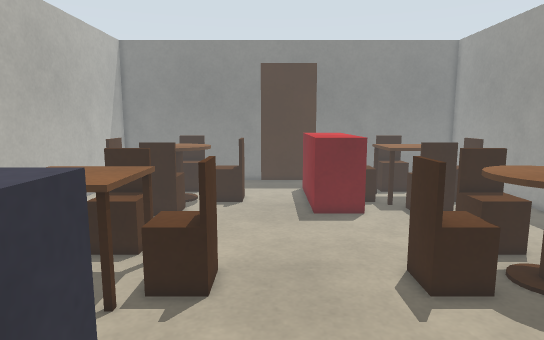
[1] (above)

23 first-person views from a walk through a robot-simulator world made for Gazebo. The camera is 1.1 m above the floor, tilts 8° down and sees 75° across. The floor is counted in squares, 0.2 m on a side. Each view is taken from the middle of a square. On the plan, view 1 faces up. The plan holds only what a view shows up to about 20 squares ahead; the rest is blank. The place goes on beyond the plan.

[2]
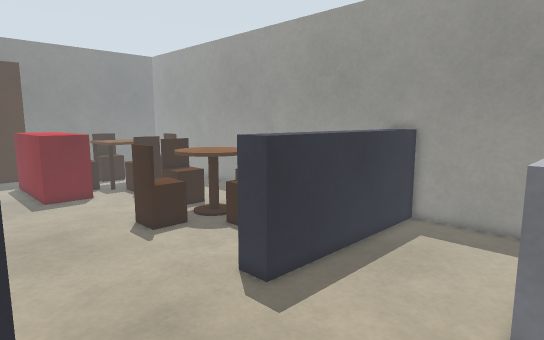

[3]
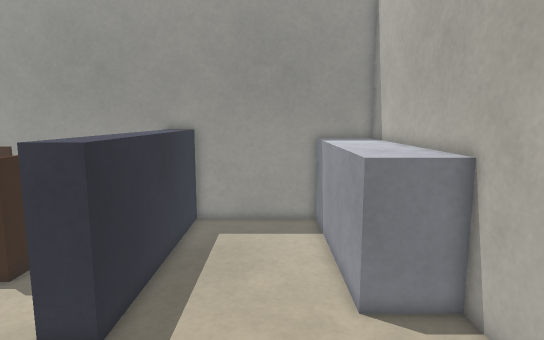

[4]
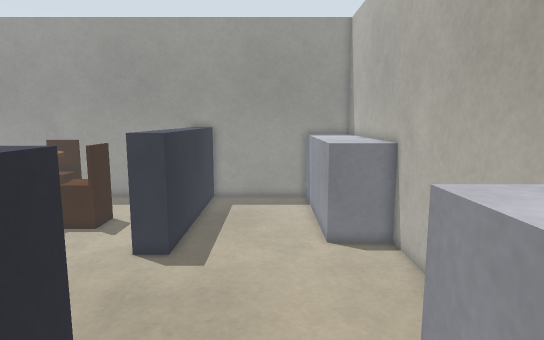

[5]
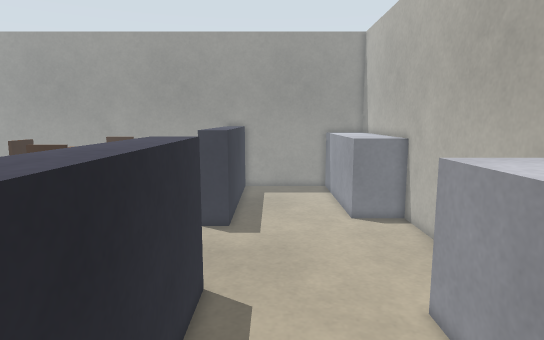

[6]
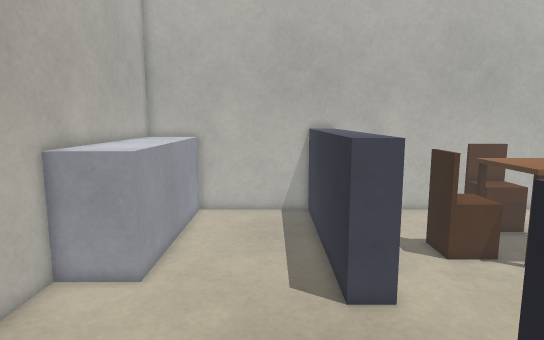

[7]
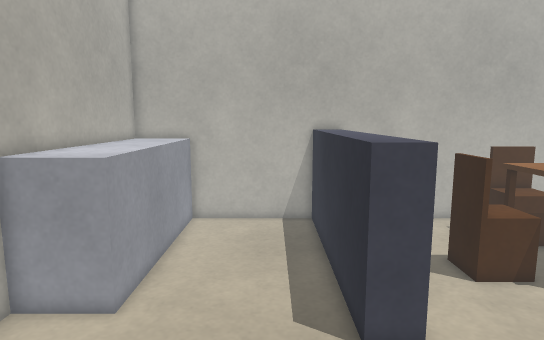

[8]
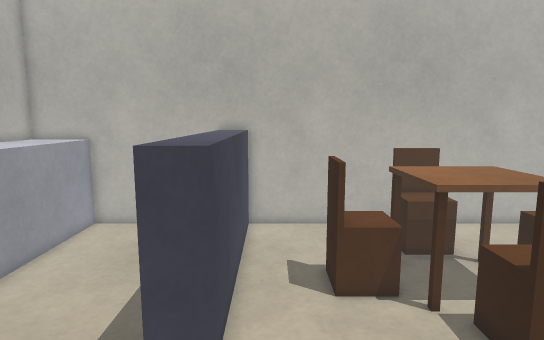

[9]
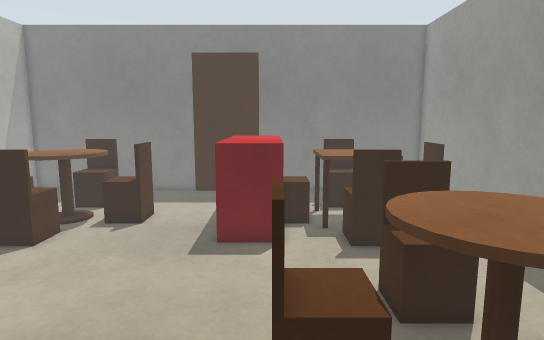

[10]
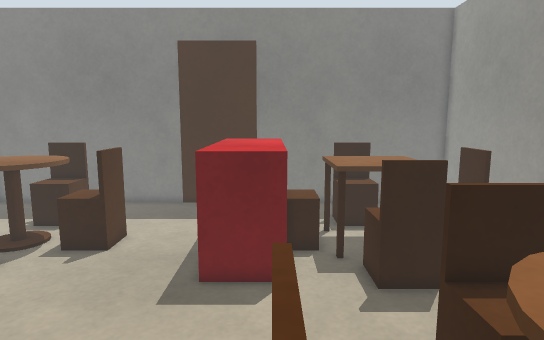

[11]
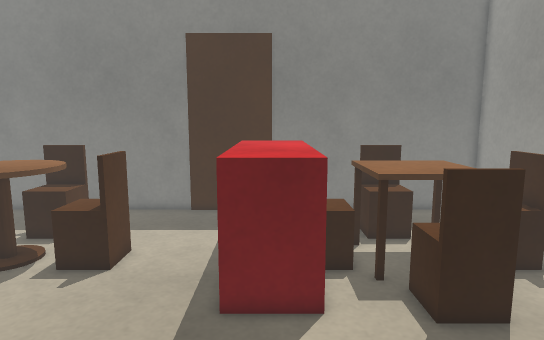

[12]
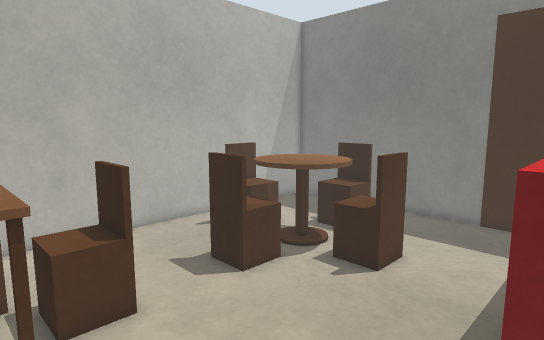

[13]
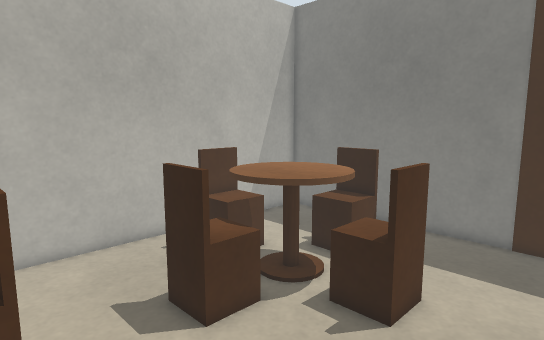

[14]
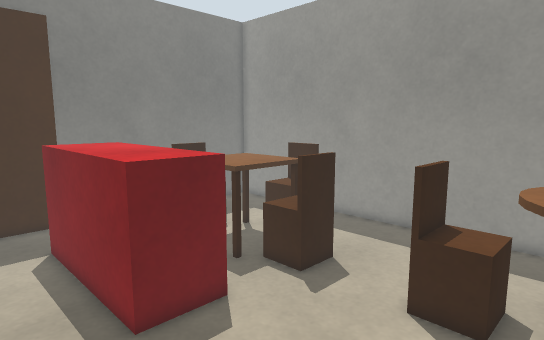

[15]
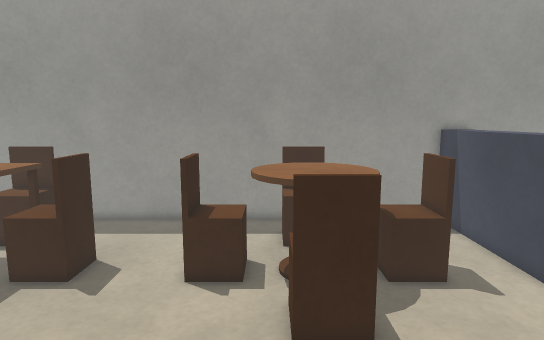

[16]
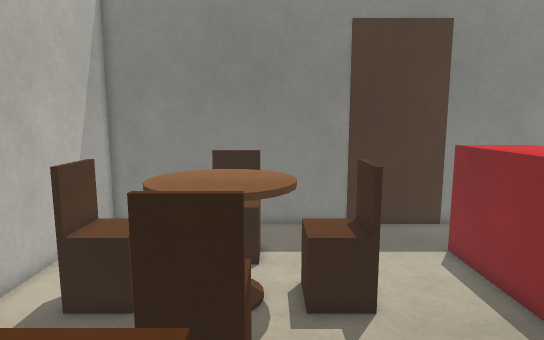

[17]
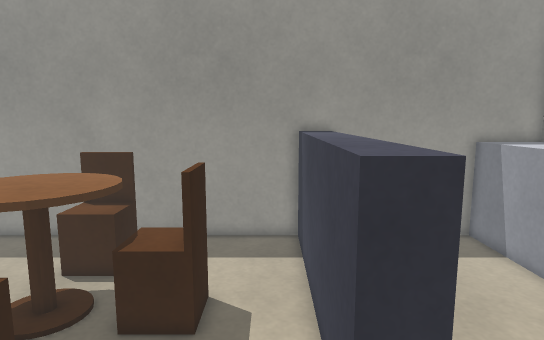

[18]
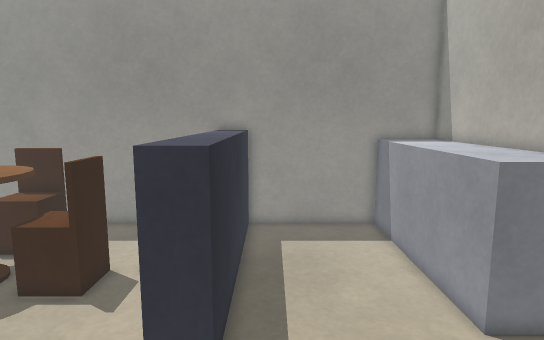

[19]
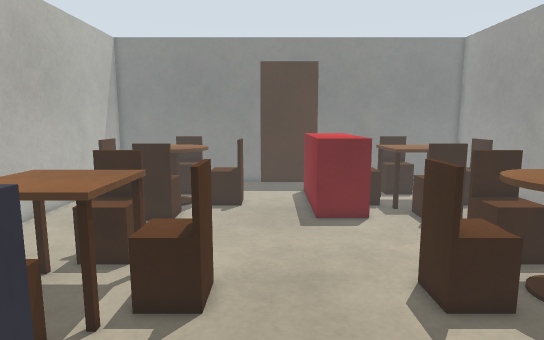

[20]
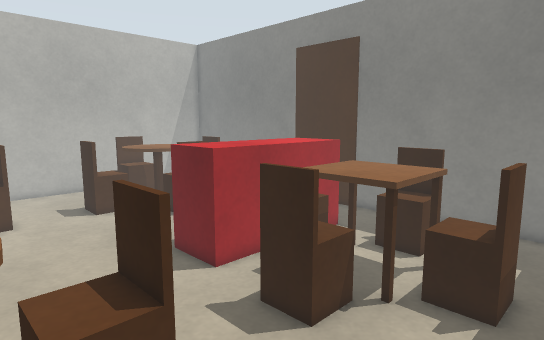

[21]
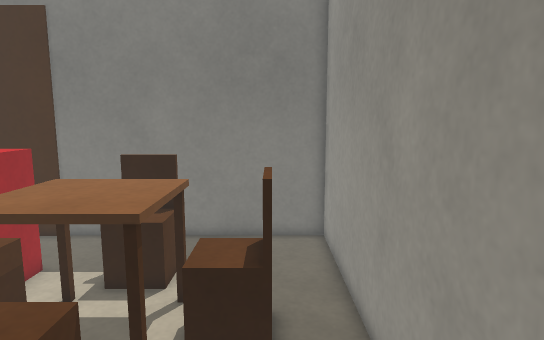

[22]
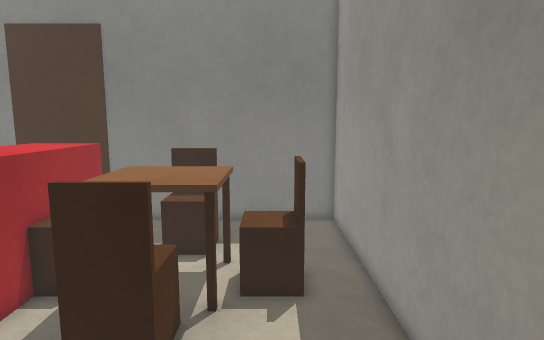

[23]
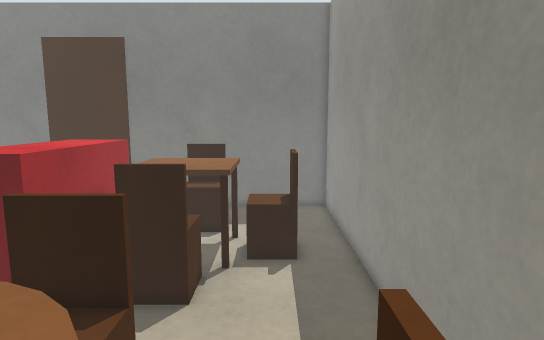

### Floor plan
Key: @ floor where view 1 was taken; # wall or solid block; . floor; = window, fence, low wall or low ledge; T table; B grey box; R red box; W brown box.
Columns run from 14 left of view 1 to 17 right of it. Each row starts with its distance up from view 1.
 33 ################################
 32 #        .....WWWW....  .......#
 31 #        .............  .......#
 30 #        .............  .......#
 29 #  ... TT..............TT......#
 28 # .....TT........RRR...TT.. ...#
 27 #......TT........RRR...TT.. ...#
 26 #.....TTTT.......RRR..TTTT. ...#
 25 #..TTTTTTTTTT....RRRRTTTTTTTT..#
 24 #..TTTTTTTTTT....RRRRTTTTTTTT..#
 23 #.....TTTT.......RRR..TTTT.....#
 22 #....  TT........RRR...TT......#
 21 #..... TT........RRR...TT......#
 20 #......TT..............TT......#
 19 #..............................#
 18 #..............................#
 17 #..............................#
 16 #......TT..............TT......#
 15 #......TT..............TT......#
 14 #......TT. ............TT......#
 13 #   ..TTTT ...........TTTT.....#
 12 #  TTTTTTTTTT......TTTTTTTTTT  #
 11 #  TTTTTTTTTT......TTTTTTTTTT  #
 10 #.   .TTTT............TTTT .   #
  9 #...   TT..............TT   ...#
  8 #..... TT..............TT .....#
  7 #......TT..............TT......#
  6 #..............................#
  5 #..............................#
  4 #===========#......#===========#
  3 ############=......=############
  2 #===========#......#===========#
  1 #..............................#
  0 #.............@................#
 -1 #..............................#
 -2 #..............................#
 -3 #..............................#
 -4 #..............................#
 -5 #BBBBBBBBBB..........BBBBBBBBBB#
 -6 #BBBBBBBBBB..........BBBBBBBBBB#
 -7 #BBBBBBBBBB..........BBBBBBBBBB#
 -8 ################################

Where each view was taken, in squares from view 1:
view 1: 0 up, 0 right, facing up
view 2: 6 down, 3 left, facing up-right
view 3: 2 down, 3 left, facing right
view 4: 2 down, 9 left, facing right
view 5: 0 up, 13 left, facing right
view 6: 0 up, 8 right, facing left
view 7: 0 up, 6 right, facing left
view 8: 5 up, 5 right, facing left
view 9: 5 up, 5 right, facing up
view 10: 9 up, 5 right, facing up
view 11: 11 up, 4 right, facing up
view 12: 12 up, 4 right, facing up-left
view 13: 15 up, 2 right, facing up-left
view 14: 12 up, 1 left, facing up-right
view 15: 13 up, 3 left, facing right
view 16: 14 up, 5 left, facing up
view 17: 5 up, 0 right, facing right
view 18: 1 up, 2 left, facing right
view 19: 1 up, 0 right, facing up
view 20: 13 up, 16 right, facing up-left
view 21: 16 up, 14 right, facing up
view 22: 13 up, 13 right, facing up
view 23: 10 up, 13 right, facing up
